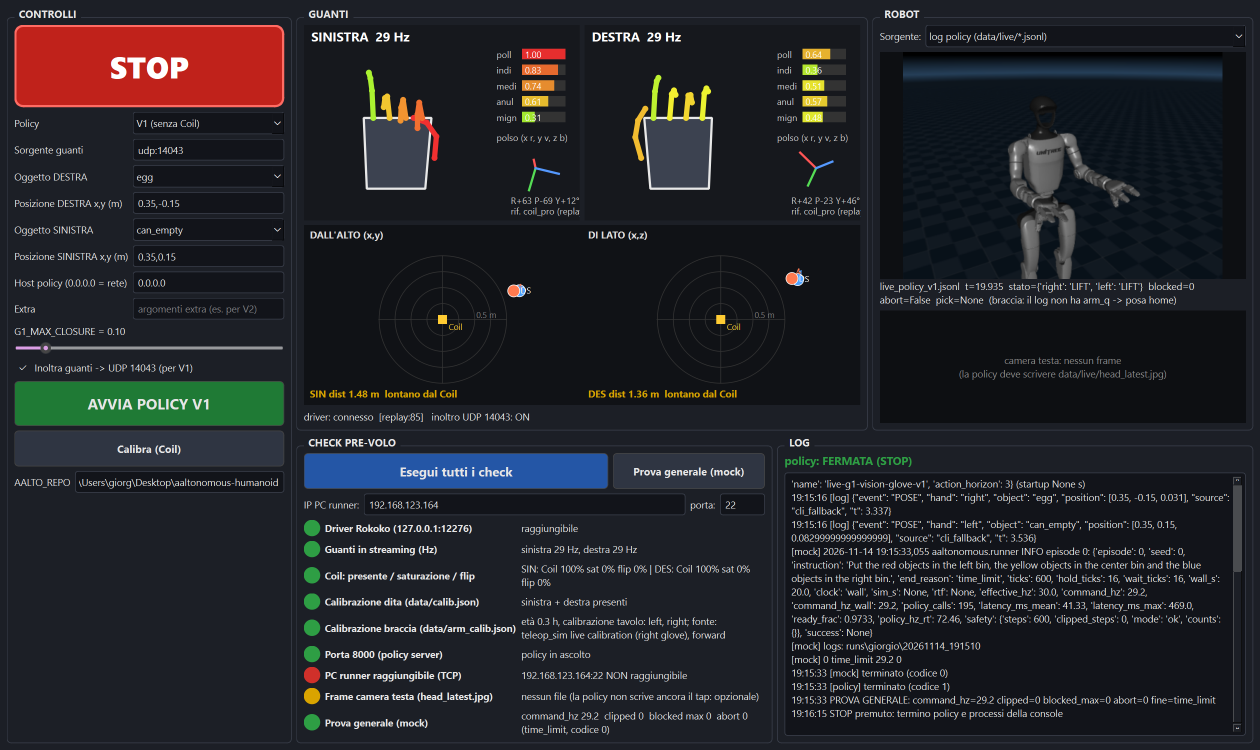
#> input picture tools/console/screenshot.png, 2520 x 1500 px (shown at 1/2 size); its folder holds only this picture in this run
$ python advisor.py ../tools/console/screenshot.png
#> lines starting #> are read from the running program, lines starting #| are printed output that depends on the picture
### ai/object_profile.py
"""Object label -> grasp behaviour. The camera model names the object; this table says how the hand should behave.
Numbers are TOY defaults until calibrated on the force measured in simulation (owner of the numbers: g1/ calibration). Profiles are those of
ml/grasp_assist.py (cup, egg, can, none). UNKNOWN objects get the CONSERVATIVE profile ('cup'), never full closure.
Published on UDP 127.0.0.1:14070 as {"object", "profile", "max_closure", "max_speed"} (backward compatible with {"profile"})."""
OBJECTS = {
    "egg":         {"profile": "egg", "max_closure": 0.50, "max_speed": 0.5},   # very fragile
    "stress_ball": {"profile": "can", "max_closure": 0.80, "max_speed": 1.0},   # soft: firm hold is safe. INTENDED: 'profile' is the ml/grasp_assist
                                                                                 # motion style (cup/egg/can/none, no 'ball'); the cap is per object
    "can":         {"profile": "can", "max_closure": 0.80, "max_speed": 1.0},   # light empty can: do not crush
}
UNKNOWN = {"profile": "cup", "max_closure": 0.68, "max_speed": 0.5}   # 0.68: still holds the egg (hold 0.65 + margin) and stays 0.07 below its break (0.75)
FILE_KEY = {"stress_ball": "ball"}   # our key -> key used in g1/object_profiles.json (owner: Giorgio, g1/)


def load_overrides(path=None):
    """Overlay per-object numbers from g1/object_profiles.json (PROVISIONAL sim numbers) when the file exists: max_closure, max_speed,
    min_hold_closure, supported (+ why). The 'profile' field and any key missing from the file keep the defaults above. Returns the keys updated."""
    import json, os
    path = path or os.path.join(os.path.dirname(os.path.abspath(__file__)), "..", "g1", "object_profiles.json")
    if not os.path.exists(path): return []
    try: d = json.load(open(path))
#> (reads g1/object_profiles.json from the repository)
    except (OSError, ValueError): return []
    done = []
    for key, cur in OBJECTS.items():
        e = d.get(FILE_KEY.get(key, key))
        if not isinstance(e, dict) or not isinstance(e.get("max_closure"), (int, float)): continue
        for f in ("max_closure", "max_speed", "min_hold_closure", "break_closure", "supported", "why"):
            if f in e: cur[f] = e[f]
        done.append(key)
    return done


load_overrides()

# --- B3: robust caps for confusable labels -------------------------------------------------------------------------------------
# Break closure per object: from g1/sim/GRASP_REPORT.md (PROVISIONAL, assumed thresholds). None = nothing breaks. Overridable by a "break_closure" field in g1/object_profiles.json.
BREAK_CLOSURE = {"egg": 0.75, "stress_ball": None, "can": 0.50}
CONFUSABLE = (("egg", "stress_ball"),)   # pairs the recogniser really mixed up (2/20 eggs called stress ball)
MARGIN = 0.05                             # stay this far below the break closure


def _band(key):
    """(min closure that holds, closure that breaks or None) for an object, from the loaded numbers."""
    o = OBJECTS[key]; return (o.get("min_hold_closure"), o["break_closure"] if "break_closure" in o else BREAK_CLOSURE.get(key))


def robust_cap(group):
    """Single cap safe for EVERY object of a confusable group: >= the largest hold closure and <= (smallest break - MARGIN).
    Returns (cap, ok). ok=False when the bands do not intersect (no cap protects all): then the cap is the smallest break - MARGIN
    (never crush), and a drop is possible."""
    holds = [_band(k)[0] for k in group if _band(k)[0] is not None]; breaks = [_band(k)[1] for k in group if _band(k)[1] is not None]
    lo = max(holds) if holds else 0.0; hi = (min(breaks) - MARGIN) if breaks else 1.0
    return (round(hi, 2), True) if hi >= lo else (round(hi, 2), False)


def apply_robust_caps():
    """Override max_closure of every member of a confusable group with the group's shared cap (keeps the own value as max_closure_own)."""
    for group in CONFUSABLE:
        if not all(isinstance(OBJECTS[k].get("min_hold_closure"), (int, float)) for k in group if k in OBJECTS): continue  # needs the g1 numbers
        cap, ok = robust_cap(group)
        for k in group:
            OBJECTS[k].setdefault("max_closure_own", OBJECTS[k]["max_closure"]); OBJECTS[k]["max_closure"] = cap; OBJECTS[k]["robust_ok"] = ok


apply_robust_caps()

# --- Ball at FULL force (1.0), only when we are sure it is a ball -----------------------------------------------------------
FULL_FORCE = {"stress_ball": 1.0}      # closure allowed for a CONFIRMED ball (nothing breaks in the sim; the glove operator squeezes as hard as they want)
FULL_FORCE_MIN_CONF = 0.9
FULL_FORCE_MIN_AGREE = 2               # independent recognisers (e.g. Gemini + Gemma/Nemotron/CLIP probe/orange-colour check) that must say stress_ball


# [9 lines left out: function cap_for_votes, not called in this run]
SYNONYMS = {
    "egg": ("egg", "hen egg", "raw egg", "eggshell", "ovo"),
    "stress_ball": ("stress ball", "stress_ball", "squeeze ball", "foam ball", "ball", "sphere", "pallina"),
    "can": ("can", "soda can", "coke can", "coca-cola can", "tin", "tin can", "beverage can", "cylinder", "lattina"),
}


# [34 lines left out: functions normalize, behaviour, cap_for, not called in this run]

### ai/eval_objects.py
"""Evaluate object recognition on photos (head camera / GoPro / phone): accuracy, confusion, latency, and whether the resulting grasp profile is right.
  python -m ai.eval_objects data/photos [--backend nemotron|gemini] [--limit N] [--out report.md]
Photo names: <object>_<anything>.jpg|png with <object> in {egg, stress_ball, can, other} (e.g. egg_01.jpg, stress_ball_head_3.png).
Keys: nemotron -> VERDA_INFERENCE_KEY; gemini -> GEMINI_API_KEY (+ GEMINI_MODEL, UNVERIFIED default). Each key is only sent to its own endpoint."""
import argparse, base64, collections, glob, json, os, statistics, time
from ai.llm import ChatClient, LLMError
from ai.object_profile import behaviour, normalize

LABELS = ("egg", "stress_ball", "can", "other")
SYSTEM = ('You see the scene in front of a robot hand. Name the single object that the hand should grasp. Reply with ONLY JSON '
          '{"object": "egg"|"stress_ball"|"can"|"other", "confidence": number 0..1}. "stress_ball" = soft squeezable ball; "can" = drink can; '
          '"other" = anything else or nothing graspable.')
GEMINI_URL = "https://generativelanguage.googleapis.com/v1beta/openai"


def make_client(backend):
    if backend == "gemma":
        # Local/own-GPU Gemma (vLLM, OpenAI-compatible) when GEMMA_BASE_URL is set (e.g. http://127.0.0.1:8000/v1 through an SSH tunnel to the Verda GPU); else Gemma on the Google API (free tier).
        if os.environ.get("GEMMA_BASE_URL"):
            return ChatClient(api_key=os.environ.get("GEMMA_API_KEY", "local"), base_url=os.environ["GEMMA_BASE_URL"], model=os.environ.get("GEMMA_MODEL", "google/gemma-4-26b-a4b-it"), timeout=60)
        c = make_client("gemini"); c.model = os.environ.get("GEMMA_MODEL", "gemma-4-26b-a4b-it"); return c
    if backend == "gemini":
        return ChatClient(api_key=os.environ.get("GEMINI_API_KEY") or os.environ.get("GOOGLE_API_KEY"), base_url=GEMINI_URL,
                          model=os.environ.get("GEMINI_MODEL", "gemini-2.5-flash"), timeout=60)  # model id UNVERIFIED
    return ChatClient(timeout=60)


# [12 lines left out: function recognize, not called in this run]


FOLDER_LABELS = {"ball": "stress_ball", "stress_ball": "stress_ball", "can": "can", "egg": "egg", "other": "other"}  # 'mix' = several objects: no single truth


# [6 lines left out: function expected_label, not called in this run]


def prep_image(data, max_side=1024):
    """Downscale big phone photos (e.g. 1920x2560) before sending: less latency/tokens. Returns JPEG bytes (unchanged if PIL fails)."""
#> called with max_side = 1024
    try:
        import io
        from PIL import Image, ImageOps
        im = ImageOps.exif_transpose(Image.open(io.BytesIO(data))).convert("RGB"); im.thumbnail((max_side, max_side))
#> in prep_image, im is the input picture: PIL image 2520x1500 RGB; mean R, G, B 35.6, 36.3, 40.9
#> after `im.thumbnail((max_side, max_side))`:
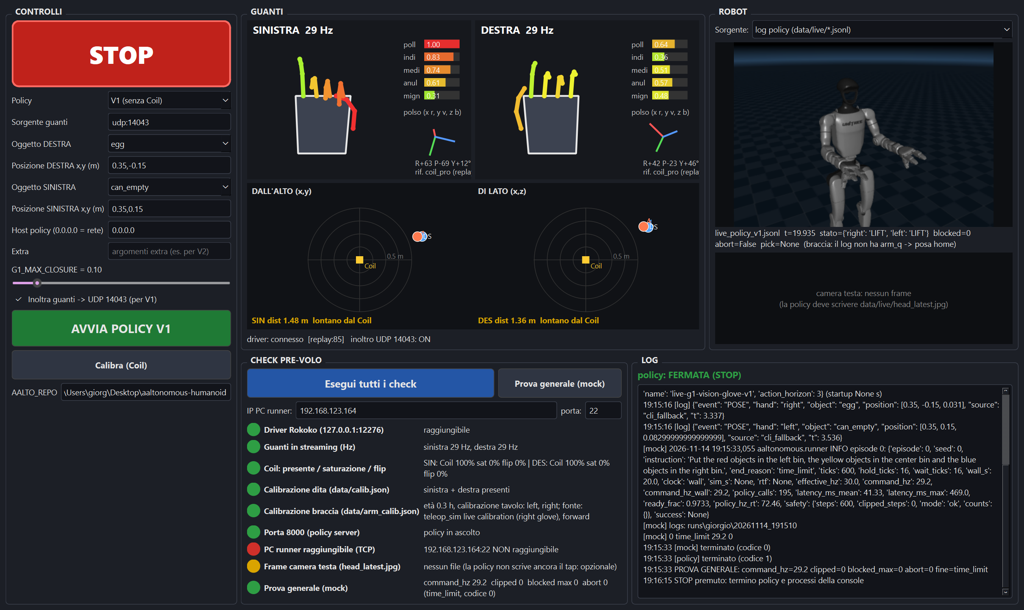
#> im: PIL image 1024x610 RGB; mean R, G, B 35.6, 36.3, 40.9
        b = io.BytesIO(); im.save(b, "JPEG", quality=85); return b.getvalue()
    except Exception:
        return data


# [27 lines left out: functions evaluate, report, not called in this run]


# [6 lines that do not run on import are left out]

### ai/llm.py
"""Minimal OpenAI-compatible chat client for NVIDIA Build (Nemotron) or any compatible endpoint. stdlib only.
Env: VERDA_INFERENCE_KEY (hackathon endpoint, VERIFIED working with tool calls) or NVIDIA_API_KEY / LLM_API_KEY, LLM_BASE_URL, LLM_MODEL.
NEVER commit or post a key: it lives only in the environment of the person who owns it.
The default model id below is UNVERIFIED: confirm the exact Nemotron 3.5 Super VL id with the NVIDIA mentors and set LLM_MODEL.
Never used in the control loop: slow (seconds) and rate limited (~40 RPM per key on the free tier). Each person uses their OWN key.
`transport` is injectable for tests: callable(url, headers, payload_dict, timeout) -> (status, response_dict)."""
import json, os, random, threading, time, urllib.error, urllib.request

DEFAULT_URL = "https://integrate.api.nvidia.com/v1"
DEFAULT_MODEL = "nvidia/nemotron-3.5-super-vl"  # UNVERIFIED id
# Verda inference endpoint handed out by NVIDIA at the hackathon (OpenAI-compatible, tools + image input). Used when VERDA_INFERENCE_KEY is set.
VERDA_URL = "https://containers.datacrunch.io/nemotron-3-5-super-vl-b300/v1"
VERDA_MODEL = "nemotron-3.5-super-vl"


# [8 lines left out: function _http, not called in this run]


class LLMError(Exception): pass


class ChatClient:
    def __init__(self, api_key=None, base_url=None, model=None, rpm=30, max_retries=4, timeout=20, transport=_http, sleep=time.sleep):
        verda = os.environ.get("VERDA_INFERENCE_KEY")
        self.key = api_key or verda or os.environ.get("NVIDIA_API_KEY") or os.environ.get("LLM_API_KEY")
        use_verda = bool(verda) and not api_key and not os.environ.get("LLM_BASE_URL")
        self.url = (base_url or os.environ.get("LLM_BASE_URL") or (VERDA_URL if use_verda else DEFAULT_URL)).rstrip("/")
        self.model = model or os.environ.get("LLM_MODEL") or (VERDA_MODEL if use_verda else DEFAULT_MODEL)
        self.min_gap, self.retries, self.timeout, self.transport, self.sleep = 60.0 / rpm, max_retries, timeout, transport, sleep
        self._last, self._lock, self.calls, self.last_http_s = 0.0, threading.Lock(), 0, None

    def chat(self, messages, tools=None, temperature=0.0, max_tokens=2000, extra=None):
        """max_tokens must leave room for the model's reasoning (it counts toward the limit; 300-500 left content/tool calls empty). Returns the first choice message dict ({'content', 'tool_calls'?}). Retries 429/5xx/timeouts with exponential backoff + jitter."""
        if not self.key: raise LLMError("no API key (set NVIDIA_API_KEY)")
        payload = {"model": self.model, "messages": messages, "temperature": temperature, "max_tokens": max_tokens}
        if tools: payload["tools"] = tools
        if extra: payload.update(extra)  # vendor options, e.g. {"chat_template_kwargs": {"enable_thinking": False}}
        headers = {"Authorization": f"Bearer {self.key}", "Content-Type": "application/json"}
        last = None
        for attempt in range(self.retries + 1):
            with self._lock:  # simple client-side rate limit
                wait = self._last + self.min_gap - time.time()
                if wait > 0: self.sleep(wait)
                self._last = time.time()
            self.calls += 1; t_http = time.time()
            try:
                status, body = self.transport(self.url + "/chat/completions", headers, payload, self.timeout)
                self.last_http_s = time.time() - t_http
            except (TimeoutError, OSError) as e:
                status, body, last = 599, {}, f"network: {e}"
            if status == 200 and body.get("choices"): return body["choices"][0]["message"]
            last = last or f"HTTP {status}: {str(body)[:200]}"
            if status not in (429, 500, 502, 503, 504, 599): break
            self.sleep(min(30, (2 ** attempt)) + random.random() * 0.25)
            last = None
        raise LLMError(last or "failed")

### ai/advisor.py
"""Grasp Advisor (EXPERIMENTAL): for ANY object in front of the head camera (not only egg / ball / can) a vision-language model says what it is, how fragile
it is on the egg(1.0)..ball(0.0) scale, a rough mass/size and how to handle it. The advice is turned into a CONSERVATIVE closure cap.
  python -m ai.advisor photo.jpg [--backend gemma|nemotron|gemini] [--json]
HONESTY: mass/size/fragility are the model's PRIORS (a guess from the picture), not measurements. They are evaluated against a kitchen scale and a human
fragility ranking (docs/ADVISOR.md); until then they are shown to the operator and logged, and they only ever LOWER the cap or ask for confirmation:
an unknown/uncertain object gets the conservative cap (0.68), a very fragile one asks the operator to confirm, nothing here unlocks full force."""
import argparse, json
from ai.object_profile import UNKNOWN, OBJECTS

SYSTEM = ('You help a robot hand decide how gently to grasp an object seen in one photo. Reply with ONLY a JSON object: '
          '{"object": short name, "material": short, "rigid": true|false, "fragility": number 0..1 (1 = as fragile as a raw egg, 0 = as robust as a rubber ball), '
          '"est_mass_g": number (a rough guess), "est_size_mm": [length, width, height], "handling": one short sentence, "confidence": number 0..1}. '
          "If you cannot see a single graspable object, use object \"none\" and confidence 0.")
CONSERVATIVE = UNKNOWN["max_closure"]                      # 0.68
SHARED = OBJECTS["egg"]["max_closure"]                     # 0.70: the egg/ball shared cap
CONFIRM_FRAGILITY = 0.75


def _num(x, lo, hi, default=None):
    try: x = float(x)
    except (TypeError, ValueError): return default
    return max(lo, min(hi, x))


def clean(raw):
    """Validate/clamp the model's JSON; anything malformed becomes None (-> conservative)."""
    if not isinstance(raw, dict): return None
    return {"object": str(raw.get("object", "unknown"))[:40], "material": str(raw.get("material", ""))[:40], "rigid": bool(raw.get("rigid", False)),
            "fragility": _num(raw.get("fragility"), 0.0, 1.0), "est_mass_g": _num(raw.get("est_mass_g"), 0.0, 5000.0),
            "est_size_mm": [_num(v, 1.0, 1000.0, None) for v in (raw.get("est_size_mm") or [])[:3]] if isinstance(raw.get("est_size_mm"), list) else None,
            "handling": str(raw.get("handling", ""))[:160], "confidence": _num(raw.get("confidence"), 0.0, 1.0, 0.0)}


def advice_cap(adv):
    """-> {'cap', 'needs_operator_confirm', 'why'}. Only conservative outcomes: never above the shared 0.70, never full force."""
    if not adv or adv.get("fragility") is None or adv["object"] in ("none", "unknown") or adv["confidence"] < 0.6:
        return {"cap": CONSERVATIVE, "needs_operator_confirm": True, "why": "no usable advice or low confidence: conservative cap"}
    if adv["fragility"] >= CONFIRM_FRAGILITY:
        return {"cap": CONSERVATIVE, "needs_operator_confirm": True, "why": f"very fragile ({adv['fragility']:.2f}): conservative cap, operator confirms"}
    return {"cap": SHARED, "needs_operator_confirm": False, "why": f"fragility {adv['fragility']:.2f}: shared cap (egg/ball band)"}


def advise(client, image_bytes, mime="image/jpeg", hint=""):
    """Ask the model; returns {'advice', 'cap', 'needs_operator_confirm', 'why', 'source'}. Any failure -> conservative."""
    import base64
    from ai.llm import LLMError
    content = [{"type": "text", "text": "Describe the object to be grasped. " + hint},
               {"type": "image_url", "image_url": {"url": f"data:{mime};base64," + base64.b64encode(image_bytes).decode()}}]
    try:
        msg = client.chat([{"role": "system", "content": SYSTEM}, {"role": "user", "content": content}], max_tokens=3500)
        txt = msg.get("content") or ""; raw, _ = json.JSONDecoder().raw_decode(txt[txt.index("{"):]); adv = clean(raw); src = "model"
    except (LLMError, ValueError, KeyError) as e:
        adv, src = None, f"fallback ({type(e).__name__})"
    return dict(advice=adv, source=src, **advice_cap(adv))


if __name__ == "__main__":
    from ai.eval_objects import make_client, prep_image
    ap = argparse.ArgumentParser(); ap.add_argument("image"); ap.add_argument("--backend", default="nemotron", choices=["nemotron", "gemini", "gemma"])
    ap.add_argument("--json", action="store_true"); a = ap.parse_args()
    c = make_client(a.backend)
    r = advise(c, prep_image(open(a.image, "rb").read()))
    if a.json: print(json.dumps(r, indent=1))
    else:
        d = r["advice"] or {}
        print(f"{d.get('object')} | rigid={d.get('rigid')} fragility={d.get('fragility')} mass~{d.get('est_mass_g')} g size~{d.get('est_size_mm')} mm | {d.get('handling')}")
        print(f"-> cap {r['cap']}  confirm={r['needs_operator_confirm']}  [{r['why']}]  ({r['source']})")
